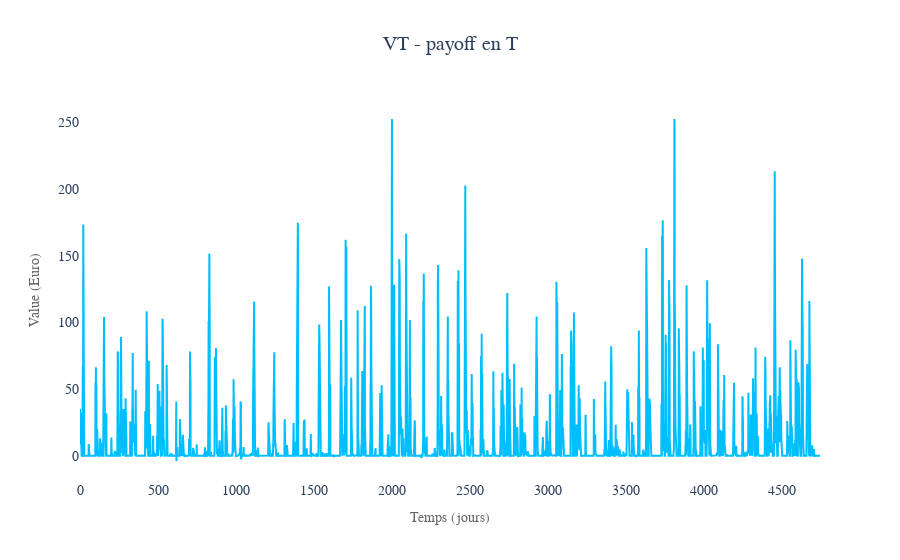

The cell this chart's notebook holds for it:
### Code cell
Valeur_portefeuille = VT
Payoff = Payoff
Diff = [Valeur_portefeuille[i] - Payoff[i] for i in range(len(Payoff))]


fig = go.Figure(data=[go.Scatter(x=np.arange(0,len(Valeur_portefeuille),1), y=Diff, name='VT - payoff en T',
                                 line=dict(color='#339933'), marker=dict(color='#339933'))])

fig.update_layout(title='VT - payoff en T',
                  xaxis_title='Temps (jours)',
                  yaxis_title='Value (Euro)',
                  paper_bgcolor='rgba(0,0,0,0)',
                  plot_bgcolor='rgba(0,0,0,0)',
                  xaxis=dict(showgrid=False),
                  yaxis=dict(showgrid=False))
fig.update_layout(font=dict(family='Courier New, monospace', size=14))


fig.update_traces(line=dict(color='#00BFFF', width=2))

fig.update_layout(xaxis_title_font_color='#636363',
                  yaxis_title_font_color='#636363',
                  xaxis_title_font=dict(family='Verdana', size=14, color='#636363'),
                  yaxis_title_font=dict(family='Verdana', size=14, color='#636363'),
                  title_x = 0.5)
fig.show()

### Figure 1 — Plotly figure (JSON) as saved in the notebook; plotly's stock layout.template omitted (floating-point values rounded to 4 significant figures; data arrays with more than 128 entries replaced by an {"elided": "..."} marker saying what was removed)
{"data": [{"line": {"color": "#00BFFF", "width": 2}, "marker": {"color": "#339933"}, "name": "VT - payoff en T", "type": "scatter", "x": {"elided": "4743 int values"}, "y": {"elided": "4743 float values"}}], "layout": {"font": {"family": "Courier New, monospace", "size": 14}, "paper_bgcolor": "rgba(0,0,0,0)", "plot_bgcolor": "rgba(0,0,0,0)", "title": {"text": "VT - payoff en T", "x": 0.5}, "xaxis": {"showgrid": false, "title": {"font": {"color": "#636363", "family": "Verdana", "size": 14}, "text": "Temps (jours)"}}, "yaxis": {"showgrid": false, "title": {"font": {"color": "#636363", "family": "Verdana", "size": 14}, "text": "Value (Euro)"}}}}
